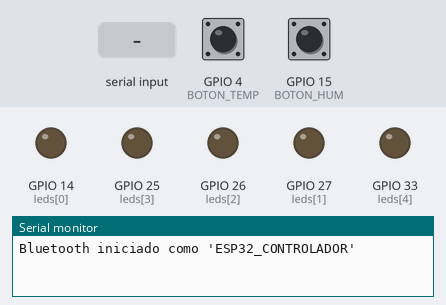
This sketch was run on a simulated ESP32. Shown: output pins drawn as LEDs (lit = HIGH), the last lines printed to the serial monitor. The inputs (shaded band) are chosen by the test bench; at power-on: GPIO 4 (BOTON_TEMP) HIGH, GPIO 15 (BOTON_HUM) LOW. Nothing arrives over Bluetooth unless stated.

Above: at 1.2 s.
1.3 s: "1" received over the second serial link
At 1.7 s:
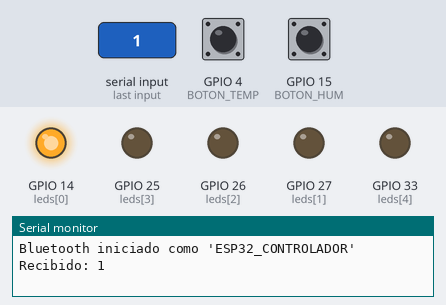
2.8 s: "2" received over the second serial link
At 4.0 s:
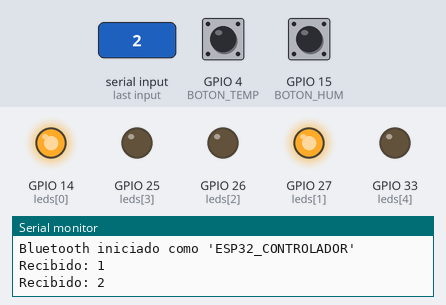
4.3 s: "1" received over the second serial link
At 5.1 s:
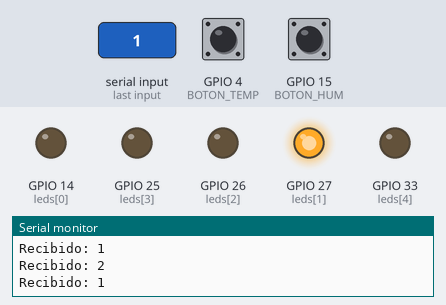
5.8 s: "0" received over the second serial link
At 6.3 s:
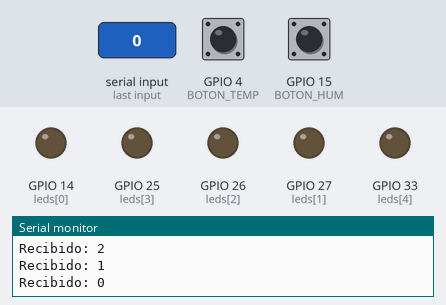
Timing chart, 0 to 8.3 s (numbered marks = the images above; inputs shaded):
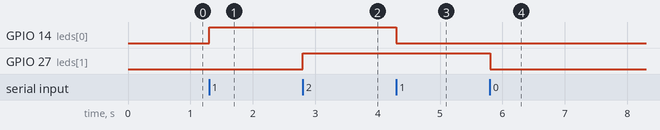

Measured:
- after the input at 1.3 s, GPIO 14 (leds[0]): LOW → HIGH at once
- after the input at 2.8 s, GPIO 27 (leds[1]): LOW → HIGH at once
- after the input at 4.3 s, GPIO 14 (leds[0]): HIGH → LOW at once
- after the input at 5.8 s, GPIO 27 (leds[1]): HIGH → LOW at once

The sketch:

Bluetooth_LED_and_Sensor_Control_ESP32.ino
```cpp
/*
 * Práctica 000: Bluetooth
 * Universidad Nacional Autónoma de México
 * Facultad de Ciencias
 * Seminario de Ciencias de la Computación A: IoT
 * Requiere: Módulo ESP32, sensor DHT11, LEDs conectados a pines GPIO.
*/

#include "BluetoothSerial.h"
#include "DHT.h"


//Condición para habilitar el bluetooth
#if !defined(CONFIG_BT_ENABLED) || !defined(CONFIG_BLUEDROID_ENABLED)
#error Bluetooth is not enabled! Please run `make menuconfig` to and enable it
#endif

// Configuración DHT11
#define DHTPIN 32
#define DHTTYPE DHT11
DHT dht(DHTPIN, DHTTYPE);

// Configuración de pines para LEDs
const int leds[] = {14, 27, 26, 25, 33};
bool estadosLED[5] = {false, false, false, false, false};

// Pines de botones
#define BOTON_TEMP 4  // Pull-up
#define BOTON_HUM 15  // Pull-down

// Objeto Bluetooth
BluetoothSerial BT;

// Control de debounce para botones
unsigned long lastPressTemp = 0;
unsigned long lastPressHum = 0;
const unsigned long debounceDelay = 300;

void setup() {
  Serial.begin(115200);
  dht.begin();
  BT.begin("ESP32_CONTROLADOR");
  Serial.println("Bluetooth iniciado como 'ESP32_CONTROLADOR'");

  for (int i = 0; i < 5; i++) {
    pinMode(leds[i], OUTPUT);
    digitalWrite(leds[i], LOW);
  }
  pinMode(BOTON_TEMP, INPUT);
  pinMode(BOTON_HUM, INPUT);
}

void loop() {
  // Control por Bluetooth
  if (BT.available()) {
    char dato = BT.read();
    Serial.print("Recibido: ");
    Serial.println(dato);

    if (dato >= '1' && dato <= '5') {
      int idx = dato - '1';
      estadosLED[idx] = !estadosLED[idx];
      digitalWrite(leds[idx], estadosLED[idx]);
    } else if (dato == '0') {
      for (int i = 0; i < 5; i++) {
        digitalWrite(leds[i], LOW);
        estadosLED[i] = false;
      }
    } else {
      BT.println("Error: comando no válido");
    }
  }

  // Botón de temperatura
  if (digitalRead(BOTON_TEMP) == LOW && millis() - lastPressTemp > debounceDelay) {
    float t = dht.readTemperature();
    if (!isnan(t)) {
      BT.print("Temperatura: ");
      BT.print(t);
      BT.println(" C");
    } else {
      BT.println("Error al leer temperatura");
    }
    lastPressTemp = millis();
  }

  // Botón de humedad
  if (digitalRead(BOTON_HUM) == HIGH && millis() - lastPressHum > debounceDelay) {
    float h = dht.readHumidity();
    if (!isnan(h)) {
      BT.print("Humedad: ");
      BT.print(h);
      BT.println(" %");
    } else {
      BT.println("Error al leer humedad");
    }
    lastPressHum = millis();
  }
}
```
